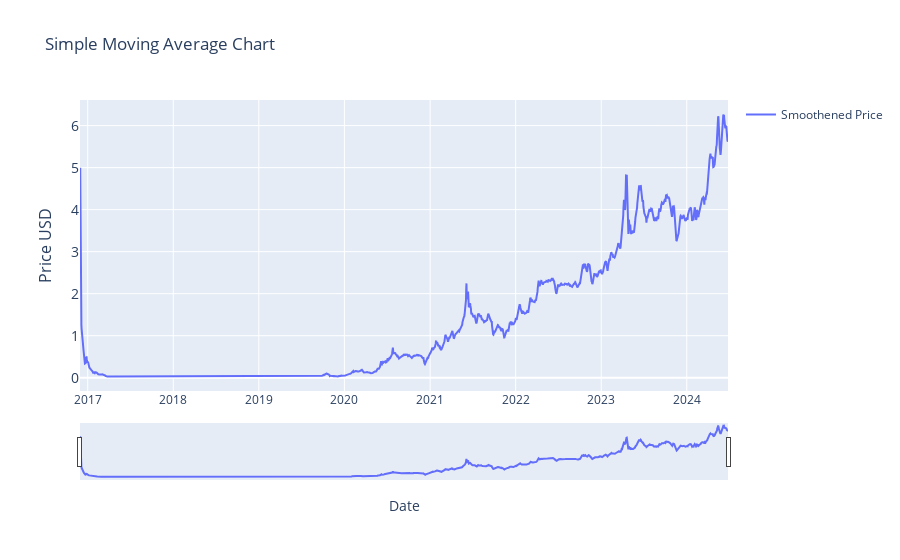

The notebook cell saved with this chart:
### Markdown cell above
### Moving Averages (2)

### Code cell
# # SIMPLE Moving Average (SMA)                            
#  | Part of Moving Averages (2) block


import plotly.graph_objects as go
import pandas as pd
from ipywidgets import interact, DatePicker
import numpy as np

# renames current item to df
df = current_item

# calculates the 7-day moving average. 
# change window = to change period for average.
df['smoothened_price'] = df['price_usd'].rolling(window=2).mean()

# Function to update the graph based on the selected date range
def update_graph(start_date, end_date):
    # Filtering the data based on the date range
    mask = (df.index >= pd.to_datetime(start_date)) & (df.index <= pd.to_datetime(end_date))
    filtered_data = df.loc[mask]

    # Creating the plot
    fig = go.Figure()
    fig.add_trace(go.Scatter(x=filtered_data.index, y=filtered_data['smoothened_price'], mode='lines', name='Smoothened Price'))

    # Formatting
    fig.update_layout(
        title='Simple Moving Average Chart',
        xaxis_title='Date',
        yaxis_title='Price USD',
        yaxis=dict(
            title='Price USD',
            titlefont_size=16,
            tickfont_size=14,
        ),
        xaxis=dict(  # Added lines for range slider
            rangeslider=dict(
                visible=True
            ),
            type="date"
        ),
        showlegend=True

        )

    fig.show()


# Creating interactive widgets for date selection
start_date_picker = DatePicker(description='Start Date', value=current_item.index[0], disabled=False)
end_date_picker = DatePicker(description='End Date', value=current_item.index[-1], disabled=False)

# Display the interactive widget
interact(update_graph, start_date=start_date_picker, end_date=end_date_picker)

### Figure 1 — Plotly figure (JSON) as saved in the notebook; plotly's stock layout.template omitted (floating-point values rounded to 4 significant figures; data arrays with more than 128 entries replaced by an {"elided": "..."} marker saying what was removed)
{"data": [{"mode": "lines", "name": "Smoothened Price", "type": "scatter", "x": {"elided": "2766 str values"}, "y": {"elided": "2766 float values"}}], "layout": {"showlegend": true, "title": {"text": "Simple Moving Average Chart"}, "xaxis": {"rangeslider": {"visible": true}, "title": {"text": "Date"}, "type": "date"}, "yaxis": {"tickfont": {"size": 14}, "title": {"font": {"size": 16}, "text": "Price USD"}}}}
